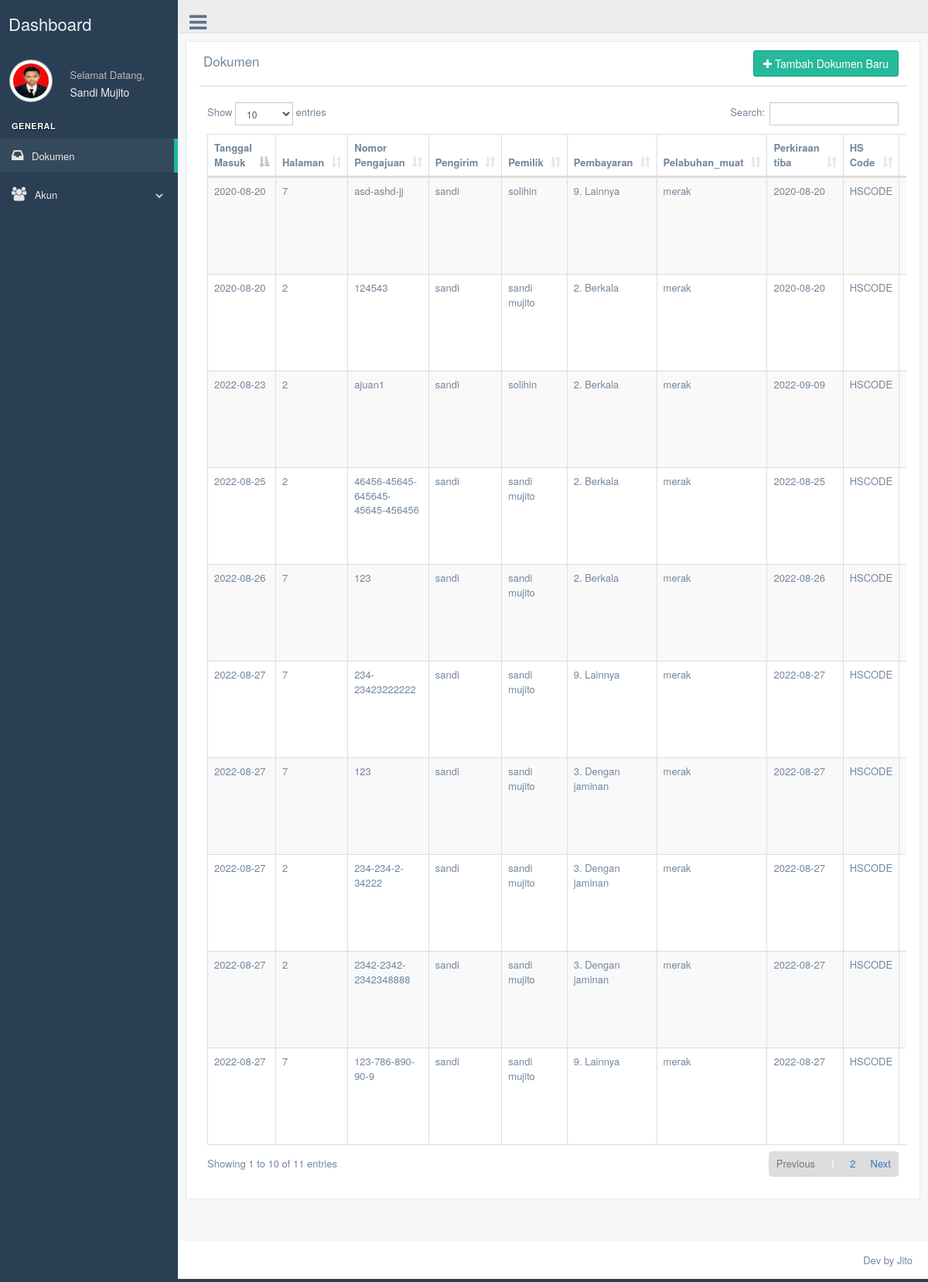
Screenshot of /admin/datasuratmasuk.php (signed in) with the database file from the repository.
### tables this page shows
CREATE TABLE `tb_suratmasuk` (
  `id_suratmasuk` int(11) NOT NULL,
  `tanggal_masuk` date NOT NULL DEFAULT current_timestamp(),
  `kode_kantor` varchar(25) NOT NULL,
  `kantor_pabean` varchar(255) NOT NULL,
  `nomor_pengajuan` varchar(50) NOT NULL,
  `halaman` varchar(10) NOT NULL,
  `keterangan` varchar(6) NOT NULL,
  `jenis_pib` varchar(25) NOT NULL,
  `jenis_impor` varchar(25) NOT NULL,
  `cara_pembayaran` varchar(25) NOT NULL,
  `pengirim_nama` varchar(100) NOT NULL,
  `pengirim_alamat` text NOT NULL,
  `penjual_nama` varchar(100) NOT NULL,
  `penjual_alamat` text NOT NULL,
  `importir_jenis_identitas` varchar(10) NOT NULL,
  `importir_nomor_identitas` varchar(25) NOT NULL,
  `importir_nama` varchar(100) NOT NULL,
  `importir_alamat` text NOT NULL,
  `pemilik_jenis_identitas` varchar(10) NOT NULL,
  `pemilik_nomor_identitas` varchar(25) NOT NULL,
  `pemilik_nama` varchar(100) NOT NULL,
  `pemilik_alamat` text NOT NULL,
  `cara_angkut` varchar(5) NOT NULL,
  `nama_pengangkut` varchar(25) NOT NULL,
  `perkiraan_tiba` date NOT NULL DEFAULT '1111-11-11',
  `pelabuhan_muat` varchar(25) NOT NULL,
  `pelabuhan_transit` varchar(25) NOT NULL,
  `pelabuhan_tujuan` varchar(25) NOT NULL,
  `invoice_nomor` varchar(25) NOT NULL,
  `invoice_tanggal` date NOT NULL DEFAULT '1111-11-11',
  `bl_nomor` varchar(25) NOT NULL,
  `bl_tanggal` date NOT NULL DEFAULT '1111-11-11',
  `manifest_nomor` varchar(25) NOT NULL,
  `manifest_pos` varchar(25) NOT NULL,
  `manifest_tanggal` date NOT NULL DEFAULT '1111-11-11',
  `tempat_penimbunan` varchar(25) NOT NULL,
  `valuta` varchar(25) NOT NULL,
  `nilai_cif` varchar(25) NOT NULL DEFAULT '0',
  `asuransi` varchar(25) NOT NULL DEFAULT '0.0',
  `freight` varchar(25) NOT NULL DEFAULT '0.0',
  `ndpbm` varchar(25) NOT NULL DEFAULT '0.0',
  `nilai_pabean` varchar(25) NOT NULL DEFAULT '0.0',
  `peti_kemas` varchar(255) NOT NULL,
  `jjm` varchar(255) NOT NULL,
  `berat_kotor` varchar(25) NOT NULL DEFAULT '0.0',
  `berat_bersih` varchar(25) NOT NULL DEFAULT '0.0',
  `hs_code` varchar(25) NOT NULL,
  `file_suratmasuk` varchar(255) NOT NULL,
  `operator` varchar(50) NOT NULL,
  `bm_dibayar` varchar(25) NOT NULL DEFAULT '0',
  `bm_ditanggung` varchar(25) NOT NULL DEFAULT '0',
  `bm_ditunda` varchar(25) NOT NULL DEFAULT '0',
  `bm_tidak` varchar(25) NOT NULL DEFAULT '0',
  `bm_bebas` varchar(25) NOT NULL DEFAULT '0',
  `bm_lunas` varchar(25) NOT NULL DEFAULT '0',
  `bmkite_dibayar` varchar(25) NOT NULL DEFAULT '0',
  `bmkite_ditanggung` varchar(25) NOT NULL DEFAULT '0',
  `bmkite_ditunda` varchar(25) NOT NULL DEFAULT '0',
  `bmkite_tidak` varchar(25) NOT NULL DEFAULT '0',
  `bmkite_bebas` varchar(25) NOT NULL DEFAULT '0',
  `bmkite_lunas` varchar(25) NOT NULL DEFAULT '0',
  `bmt_dibayar` varchar(25) NOT NULL DEFAULT '0',
  `bmt_ditanggung` varchar(25) NOT NULL DEFAULT '0',
  `bmt_ditunda` varchar(25) NOT NULL DEFAULT '0',
  `bmt_tidak` varchar(25) NOT NULL DEFAULT '0',
  `bmt_bebas` varchar(25) NOT NULL DEFAULT '0',
  `bmt_lunas` varchar(25) NOT NULL DEFAULT '0',
  `cukai_dibayar` varchar(25) NOT NULL DEFAULT '0',
  `cukai_ditanggung` varchar(25) NOT NULL DEFAULT '0',
  `cukai_ditunda` varchar(25) NOT NULL DEFAULT '0',
  `cukai_tidak` varchar(25) NOT NULL DEFAULT '0',
  `cukai_bebas` varchar(25) NOT NULL DEFAULT '0',
  `cukai_lunas` varchar(25) NOT NULL DEFAULT '0',
  `ppn_dibayar` varchar(25) NOT NULL DEFAULT '0',
  `ppn_ditanggung` varchar(25) NOT NULL DEFAULT '0',
  `ppn_ditunda` varchar(25) NOT NULL DEFAULT '0',
  `ppn_tidak` varchar(25) NOT NULL DEFAULT '0',
  `ppn_bebas` varchar(25) NOT NULL DEFAULT '0',
  `ppn_lunas` varchar(25) NOT NULL DEFAULT '0',
  `ppnbm_dibayar` varchar(25) NOT NULL DEFAULT '0',
  `ppnbm_ditanggung` varchar(25) NOT NULL DEFAULT '0',
  `ppnbm_ditunda` varchar(25) NOT NULL DEFAULT '0',
  `ppnbm_tidak` varchar(25) NOT NULL DEFAULT '0',
  `ppnbm_bebas` varchar(25) NOT NULL DEFAULT '0',
  `ppnbm_lunas` varchar(25) NOT NULL DEFAULT '0',
  `pph_dibayar` varchar(25) NOT NULL DEFAULT '0',
  `pph_ditanggung` varchar(25) NOT NULL DEFAULT '0',
  `pph_ditunda` varchar(25) NOT NULL DEFAULT '0',
  `pph_tidak` varchar(25) NOT NULL DEFAULT '0',
  `pph_bebas` varchar(25) NOT NULL DEFAULT '0',
  `pph_lunas` varchar(25) NOT NULL DEFAULT '0',
  `total_dibayar` varchar(25) NOT NULL DEFAULT '0',
  `total_ditanggung` varchar(25) NOT NULL DEFAULT '0',
  `total_ditunda` varchar(25) NOT NULL DEFAULT '0',
  `total_tidak` varchar(25) NOT NULL DEFAULT '0',
  `total_bebas` varchar(25) NOT NULL DEFAULT '0',
  `total_lunas` varchar(25) NOT NULL DEFAULT '0',
  `tanggal_entry` datetime NOT NULL DEFAULT current_timestamp()
);

### admin/datasuratmasuk.php (the view, shortened to what this page needs)
<!DOCTYPE html>
<html lang="en">
  <head>
    <link href="../assets/vendors/bootstrap/dist/css/bootstrap.min.css" rel="stylesheet">
    <link href="../assets/vendors/font-awesome/css/font-awesome.min.css" rel="stylesheet">
    <link href="../assets/vendors/nprogress/nprogress.css" rel="stylesheet">
    <link href="../assets/vendors/iCheck/skins/flat/green.css" rel="stylesheet">
    <link href="../assets/vendors/datatables.net-bs/css/dataTables.bootstrap.min.css" rel="stylesheet">
    <link href="../assets/vendors/datatables.net-buttons-bs/css/buttons.bootstrap.min.css" rel="stylesheet">
    <link href="../assets/vendors/datatables.net-fixedheader-bs/css/fixedHeader.bootstrap.min.css" rel="stylesheet">
    <link href="../assets/vendors/datatables.net-responsive-bs/css/responsive.bootstrap.min.css" rel="stylesheet">
    <link href="../assets/vendors/datatables.net-scroller-bs/css/scroller.bootstrap.min.css" rel="stylesheet">
    <link href="../assets/build/css/custom.min.css" rel="stylesheet">
  </head>
  <body class="nav-md">
    <div class="container body">
      <div class="main_container">
        <?php
        include("sidebarmenu.php");
        ?>
        <?php
        include("header.php");
        ?>
        <div class="right_col" role="main">
          <div class="">
            <div class="row">
                <div class="x_panel">
                  <div class="x_title">
                    <h2>Dokumen</h2>
                    <a href="inputsuratmasuk.php"><button style="float: right;" type="button" class="btn btn-success"><i class="fa fa-plus"></i> Tambah Dokumen Baru</button></a>
                    <div class="clearfix"></div>
                  </div>
                  <div class="x_content">
                  <div class="x_content">
                              <?php
                              include '../koneksi/koneksi.php';
                              $sql1  		= "SELECT * FROM tb_suratmasuk order by	id_suratmasuk asc";
                              $query1  	= mysqli_query($db, $sql1);
                              $total		= mysqli_num_rows($query1);
                              if ($total == 0) {
                                echo"<center><h2>Belum Ada Data Surat Masuk</h2></center>";
                              }
                              else{?>
                    <table id="datatable" class="table table-striped table-bordered">
                      <thead>
                        <tr>
                          <th width="10%">Tanggal Masuk</th>
                          <th width="1%" >Halaman</th>
                          <th width="15%">Nomor Pengajuan</th>
                          <th width="14%">Pengirim</th>
                          <th width="20%">Pemilik</th>
                          <th width="25%">Pembayaran</th>
                          <th width="10%">Pelabuhan_muat</th>
                          <th width="15%">Perkiraan tiba</th>
                          <th width="15%">HS Code</th>
                          <th width="20%">Aksi</th>
                        </tr>
                      </thead>
                      <tbody>
                            <?php
                            while($data = mysqli_fetch_array($query1)){
                              echo'<tr>
                              <td>	'. $data['tanggal_masuk'].'		     </td>
                              <td>	'. $data['halaman'].'	             </td>
                              <td>	'. $data['nomor_pengajuan'].'  		 </td>
                              <td>	'. $data['pengirim_nama'].'  		   </td>
                              <td>	'. $data['pemilik_nama'].'		     </td>
                              <td>  '. $data['cara_pembayaran'].'      </td>
                              <td>  '. $data['pelabuhan_muat'].'       </td>
                              <td>  '. $data['perkiraan_tiba'].'       </td>
                              <td>  '. $data['hs_code'].'              </td>
                              <td style="text-align:center;">
                              <a href= "surat_masuk/'.$data['file_suratmasuk'].'"><button type="button" title="Unduh File" class="btn btn-success btn-xs"><i class="fa fa-download"></i></button></a>
                              <a href= "detail-suratmasuk.php?id_suratmasuk='.$data['id_suratmasuk'].'"><button type="button" title="Detail" class="btn btn-info btn-xs"><i class="glyphicon glyphicon-info-sign"></i></button></a>
                              <a href= "editsuratmasuk.php?id_suratmasuk='.$data['id_suratmasuk'].'"><button type="button" title="Edit" class="btn btn-default btn-xs"><i class="fa fa-edit"></i></button></a>
                              <a onclick="return konfirmasi()" href="proses/proses_hapussuratmasuk.php?id_suratmasuk='.$data['id_suratmasuk'].'"><button type="button" title="Hapus" class="btn btn-danger btn-xs"><i class="fa fa-trash-o"></i></button></a>
                              </td>
                              </tr>';
                            }
                            ?>
                      </tbody>
                    </table>
                   <?php } ?>
                  </div>
                  </div>
                </div>
            </div>
          </div>
        </div>
        <footer>
          <div class="pull-right">
            Dev by Jito
          </div>
          <div class="clearfix"></div>
        </footer>
      </div>
    </div>
  </body>
</html>

### admin/sidebarmenu.php (shortened to what this page needs)
<?php
	 include '../koneksi/koneksi.php';
			$sql  		= "SELECT * FROM tb_admin where id_admin='".$_SESSION['id']."'";
			$query  	= mysqli_query($db, $sql);
			$data 		= mysqli_fetch_array($query);
?>
        <div class="col-md-3 left_col">
          <div class="left_col scroll-view">
            <div class="navbar nav_title" >
              <a href="index.php" class="site_title"><span>Dashboard</span></a>
            </div>
            <div class="profile clearfix">
              <div class="profile_pic">
                <img src="images/<?php echo $data['gambar']; ?>" height="55" width="55" alt="" class="img-circle profile_img">
              </div>
              <div class="profile_info">
                <span>Selamat Datang,</span>
                <h2><?php echo $_SESSION['nama'];?></h2>
              </div>
            </div>
            <br />
            <div id="sidebar-menu" class="main_menu_side hidden-print main_menu">
              <div class="menu_section">
                <h3>General</h3>
                <ul class="nav side-menu">
                  <li><a href="datasuratmasuk.php"><i class="fa fa-inbox"></i>Dokumen</a></li>
                  <li><a><i class="fa fa-users"></i> Akun <span class="fa fa-chevron-down"></span></a>
                  </li>
                </ul>
              </div>
            </div>
          </div>
        </div>

### admin/header.php
<div class="top_nav">
  <div class="nav_menu">
    <nav>
      <div class="nav toggle">
        <a id="menu_toggle"><i class="fa fa-bars"></i></a><br>
      </div>
    </nav>
  </div>
</div>

### rows the page displays
tb_suratmasuk: tanggal_masuk "2020-08-20", halaman "7", nomor_pengajuan "asd-ashd-jj", pengirim_nama "sandi", pemilik_nama "solihin", cara_pembayaran "9. Lainnya", pelabuhan_muat "merak", perkiraan_tiba "2020-08-20", hs_code "HSCODE"
tb_suratmasuk: tanggal_masuk "2020-08-20", halaman "2", nomor_pengajuan "124543", pengirim_nama "sandi", pemilik_nama "sandi mujito", cara_pembayaran "2. Berkala", pelabuhan_muat "merak", perkiraan_tiba "2020-08-20", hs_code "HSCODE"
tb_suratmasuk: tanggal_masuk "2022-08-23", halaman "2", nomor_pengajuan "ajuan1", pengirim_nama "sandi", pemilik_nama "solihin", cara_pembayaran "2. Berkala", pelabuhan_muat "merak", perkiraan_tiba "2022-09-09", hs_code "HSCODE"
tb_suratmasuk: tanggal_masuk "2022-08-25", halaman "2", nomor_pengajuan "46456-45645-645645-45645-456456", pengirim_nama "sandi", pemilik_nama "sandi mujito", cara_pembayaran "2. Berkala", pelabuhan_muat "merak", perkiraan_tiba "2022-08-25", hs_code "HSCODE"
tb_suratmasuk: tanggal_masuk "2022-08-26", halaman "7", nomor_pengajuan "123", pengirim_nama "sandi", pemilik_nama "sandi mujito", cara_pembayaran "2. Berkala", pelabuhan_muat "merak", perkiraan_tiba "2022-08-26", hs_code "HSCODE"
tb_suratmasuk: tanggal_masuk "2022-08-27", halaman "7", nomor_pengajuan "234-23423222222", pengirim_nama "sandi", pemilik_nama "sandi mujito", cara_pembayaran "9. Lainnya", pelabuhan_muat "merak", perkiraan_tiba "2022-08-27", hs_code "HSCODE"
tb_suratmasuk: tanggal_masuk "2022-08-27", halaman "7", nomor_pengajuan "123", pengirim_nama "sandi", pemilik_nama "sandi mujito", cara_pembayaran "3. Dengan jaminan", pelabuhan_muat "merak", perkiraan_tiba "2022-08-27", hs_code "HSCODE"
tb_suratmasuk: tanggal_masuk "2022-08-27", halaman "2", nomor_pengajuan "234-234-2-34222", pengirim_nama "sandi", pemilik_nama "sandi mujito", cara_pembayaran "3. Dengan jaminan", pelabuhan_muat "merak", perkiraan_tiba "2022-08-27", hs_code "HSCODE"
tb_suratmasuk: tanggal_masuk "2022-08-27", halaman "2", nomor_pengajuan "2342-2342-2342348888", pengirim_nama "sandi", pemilik_nama "sandi mujito", cara_pembayaran "3. Dengan jaminan", pelabuhan_muat "merak", perkiraan_tiba "2022-08-27", hs_code "HSCODE"
tb_suratmasuk: tanggal_masuk "2022-08-27", halaman "7", nomor_pengajuan "123-786-890-90-9", pengirim_nama "sandi", pemilik_nama "sandi mujito", cara_pembayaran "9. Lainnya", pelabuhan_muat "merak", perkiraan_tiba "2022-08-27", hs_code "HSCODE"

### other values shown
$_SESSION['nama'] "Sandi Mujito"
